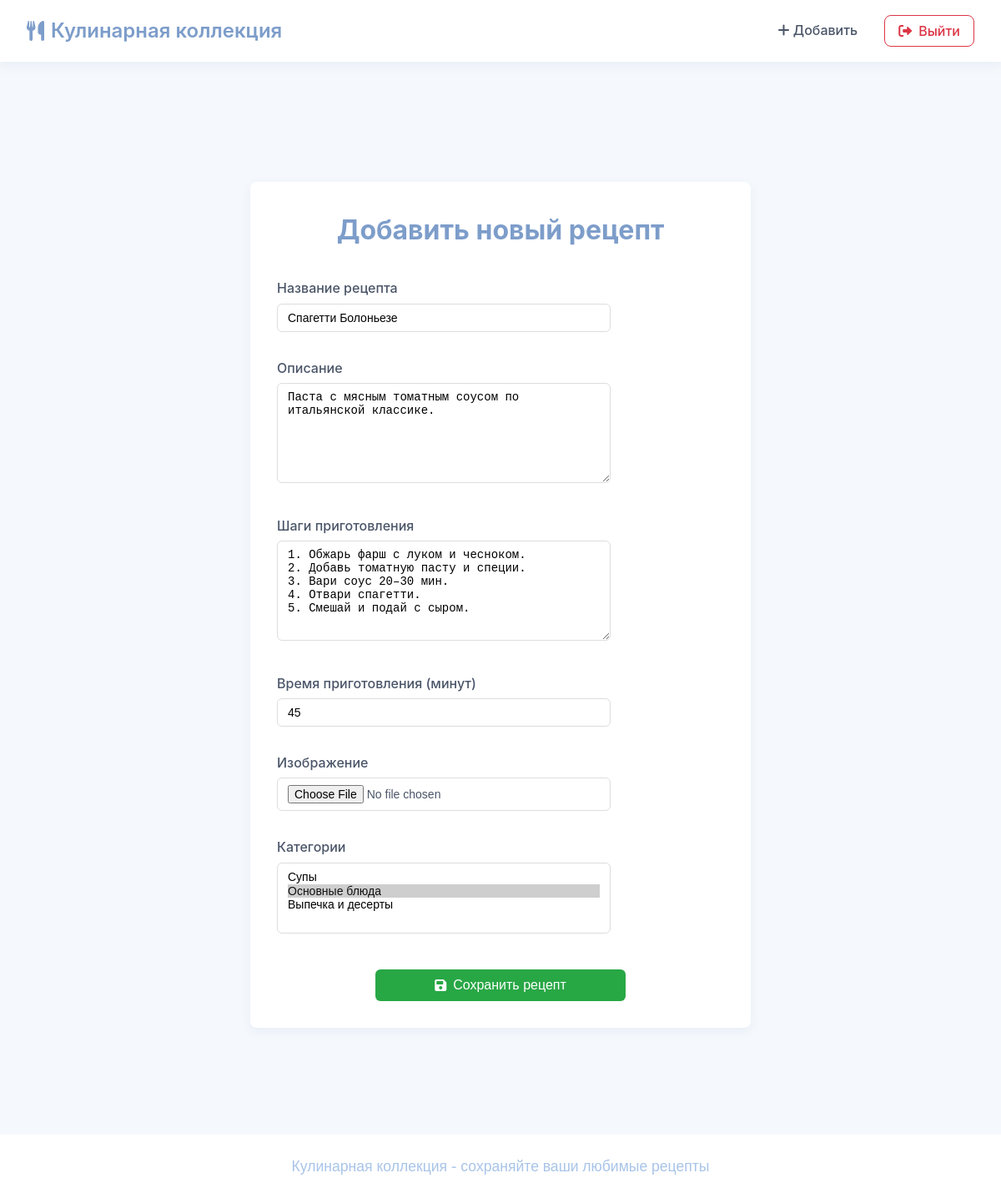
The page /recipe/3/edit/ (signed in) on the database its author committed.
### recipes/models.py (models this page shows, shortened)
class Recipe(models.Model):
    title = models.CharField(max_length=255)
    description = models.TextField()
    steps = models.TextField()
    cooking_time = models.PositiveIntegerField(help_text="Время в минутах")
    image = models.ImageField(upload_to='recipe_images/', blank=True, null=True)
    author = models.ForeignKey(User, on_delete=models.CASCADE)
    categories = models.ManyToManyField(Category, related_name="recipes")

class Category(models.Model):
    name = models.CharField(max_length=100, unique=True)
    def __str__(self):
        return self.name

### recipes/views.py (the view)
# urls.py: path('recipe/<int:pk>/edit/', views.edit_recipe, name='edit_recipe'),
@login_required
def edit_recipe(request, pk):
    recipe = get_object_or_404(Recipe, pk=pk, author=request.user)
    if request.method == 'POST':
        form = RecipeForm(request.POST, request.FILES, instance=recipe)
        if form.is_valid():
            form.save()
            return redirect('recipe_detail', pk=pk)
    else:
        form = RecipeForm(instance=recipe)
    return render(request, 'recipes/add_recipe.html', {'form': form})

### recipes/forms.py
class RecipeForm(forms.ModelForm):
    class Meta:
        model = Recipe
        fields = ['title', 'description', 'steps', 'cooking_time', 'image', 'categories']
        widgets = {
            'title': forms.TextInput(attrs={'class': 'form-control'}),
            'description': forms.Textarea(attrs={'class': 'form-control', 'rows': 3}),
            'steps': forms.Textarea(attrs={'class': 'form-control', 'rows': 5}),
            'cooking_time': forms.NumberInput(attrs={'class': 'form-control'}),
            'categories': forms.SelectMultiple(attrs={'class': 'form-control'}),
        }

### recipes/templates/recipes/add_recipe.html (shortened to what this page needs)
{% extends 'recipes/base.html' %}
{% block content %}
<div class="container">
  <div class="add-recipe-form">
    <h1 style="text-align: center; margin-bottom: 2rem;">Добавить новый рецепт</h1>
    <form method="post" enctype="multipart/form-data">
      <div class="form-group">
        <label for="{{ form.title.id_for_label }}">Название рецепта</label>
        <input type="text"
               id="{{ form.title.id_for_label }}"
               name="{{ form.title.name }}"
               class="form-control"
               value="{{ form.title.value|default_if_none:'' }}">
      </div>
      <div class="form-group">
        <label for="{{ form.description.id_for_label }}">Описание</label>
        <textarea id="{{ form.description.id_for_label }}"
                  name="{{ form.description.name }}"
                  class="form-control"
                  rows="4">{{ form.description.value|default_if_none:'' }}</textarea>
      </div>
      <div class="form-group">
        <label for="{{ form.steps.id_for_label }}">Шаги приготовления</label>
        <textarea id="{{ form.steps.id_for_label }}"
                 name="{{ form.steps.name }}"
                 class="form-control"
                 rows="6">{{ form.steps.value|default_if_none:'' }}</textarea>
      </div>
      <div class="form-group">
        <label for="{{ form.cooking_time.id_for_label }}">Время приготовления (минут)</label>
        <input type="number"
               id="{{ form.cooking_time.id_for_label }}"
               name="{{ form.cooking_time.name }}"
               class="form-control"
               value="{{ form.cooking_time.value|default_if_none:'' }}">
      </div>
      <div class="form-group">
        <label for="{{ form.image.id_for_label }}">Изображение</label>
        <input type="file"
               id="{{ form.image.id_for_label }}"
               name="{{ form.image.name }}"
               class="form-control">
      </div>
      <div class="form-group">
        <label for="{{ form.categories.id_for_label }}">Категории</label>
        <select id="{{ form.categories.id_for_label }}"
                name="{{ form.categories.name }}"
                class="form-control"
                multiple
                style="min-width: 300px; height: auto;">
          {% for choice in form.categories.field.choices %}
            <option value="{{ choice.0 }}"
                    {% if choice.0 in form.categories.value %}selected{% endif %}>
              {{ choice.1 }}
            </option>
          {% endfor %}
        </select>
      </div>
      <button type="submit" class="btn btn-success" style="margin-top: 1.5rem;">
        <i class="fas fa-save"></i> Сохранить рецепт
      </button>
    </form>
  </div>
</div>
{% endblock %}

### recipes/templates/recipes/base.html (shortened to what this page needs)
<!DOCTYPE html>
{% load static %}
<html lang="ru">
<head>
  <link href="https://cdnjs.cloudflare.com/ajax/libs/font-awesome/6.0.0/css/all.min.css" rel="stylesheet">
</head>
<body>
  <nav id="header">
    <a href="{% url 'home' %}" class="logo">
      <i class="fas fa-utensils"></i>
      <span>Кулинарная коллекция</span>
    </a>
    <div class="nav-controls">
      {% if user.is_authenticated %}
        <a href="{% url 'add_recipe' %}" class="nav-link">
          <i class="fas fa-plus"></i> Добавить
        </a>
        <form action="{% url 'logout' %}" method="post" style="display: inline;">
          <button type="submit" class="btn-logout">
            <i class="fas fa-sign-out-alt"></i> Выйти
          </button>
        </form>
      {% endif %}
    </div>
  </nav>
  <div class="container">
    {% block content %}{% endblock %}
  </div>
  <footer>
    <p>Кулинарная коллекция - сохраняйте ваши любимые рецепты</p>
  </footer>
</body>
</html>

### recipes/templates/recipes/base.html (style rules this page uses)
:root { --primary: #7D9DCA; --primary-light: #E8F0FE; --secondary: #B5C7E3; --accent: #92A8D1; --background: #F5F8FC; --text: #4A5568; --light-gray: #E2E8F0; --card-bg: #FFFFFF; --shadow: 0 4px 12px rgba(125, 157, 202, 0.1); --danger: #dc3545; --success: #28a745; --footer-text: #A8C4E8; --footer-bg: #FFFFFF; }
* { box-sizing: border-box; margin: 0; padding: 0; }
body { font-family: 'Inter', -apple-system, BlinkMacSystemFont, sans-serif; background-color: var(--background); color: var(--text); line-height: 1.6; min-height: 100vh; display: flex; flex-direction: column; }
nav { background: var(--card-bg); padding: 1rem 2rem; box-shadow: var(--shadow); display: flex; justify-content: space-between; align-items: center; position: fixed; top: 0; width: 100%; z-index: 100; transition: transform 0.3s ease; }
.logo { color: var(--primary); font-size: 1.5rem; font-weight: 600; text-decoration: none; display: flex; align-items: center; gap: 0.5rem; }
.nav-controls { display: flex; gap: 1rem; align-items: center; }
.nav-link { color: var(--text); text-decoration: none; padding: 0.5rem 1rem; border-radius: 8px; transition: all 0.3s ease; font-weight: 500; white-space: nowrap; }
.btn-logout { background: transparent; color: var(--danger); border: 1px solid var(--danger); padding: 0.5rem 1rem; border-radius: 8px; font-family: inherit; font-size: 1rem; font-weight: 500; cursor: pointer; display: inline-flex; align-items: center; gap: 0.5rem; transition: all 0.3s ease; white-space: nowrap; }
.container { max-width: 1200px; width: 100%; margin: 0 auto; padding: 2rem 1.5rem; flex-grow: 1; margin-top: 80px; margin-bottom: 2rem; display: flex; flex-direction: column; align-items: center; }
.add-recipe-form { width: 100%; max-width: 600px; background: var(--card-bg); border-radius: 8px; box-shadow: var(--shadow); padding: 2rem; margin: 0 auto; }
.add-recipe-form h1 { text-align: center; margin-bottom: 1.5rem; color: var(--primary); }
.add-recipe-form .form-group { margin-bottom: 1rem; }
.add-recipe-form label { display: block; margin-bottom: 0.3rem; font-weight: 500; }
.add-recipe-form .form-control { width: 100%; padding: 10px 12px; margin-bottom: 0; border: 1px solid #ddd; border-radius: 6px; font-size: 14px; }
.add-recipe-form textarea.form-control { min-height: 120px; }
.add-recipe-form select[multiple] { min-width: 100%; height: auto; }
.add-recipe-form .btn-success { width: 100%; max-width: 300px; margin: 1.5rem auto 0; display: block; background-color: var(--success); color: white; border: none; padding: 10px; border-radius: 6px; font-size: 16px; cursor: pointer; transition: all 0.3s ease; display: flex; align-items: center; justify-content: center; gap: 8px; }
footer { background: var(--footer-bg); color: var(--footer-text); padding: 1.5rem; text-align: center; font-family: 'Montserrat', sans-serif; font-size: 1.1rem; font-weight: 500; }

### recipes/templates/recipes/add_recipe.html (style rules this page uses)
.add-recipe-form .form-control { width: 100%; max-width: 400px; padding: 8px 12px; margin-bottom: 15px; border: 1px solid #ddd; border-radius: 6px; font-size: 14px; }
.add-recipe-form textarea.form-control { min-height: 120px; }
.add-recipe-form select[multiple] { min-width: 300px; height: auto; }

### rows shown on the page
Recipe: title "Спагетти Болоньезе", description "Паста с мясным томатным соусом по итальянской классике.", steps "1. Обжарь фарш с луком и чесноком. 2. Добавь томатную пасту и специи. 3. Вари соус 20–30 мин. 4. Отвари спагетти. 5. Смешай и подай с сыром."
Category: categories "Супы / Основные блюда ☑ / Выпечка и десерты"
